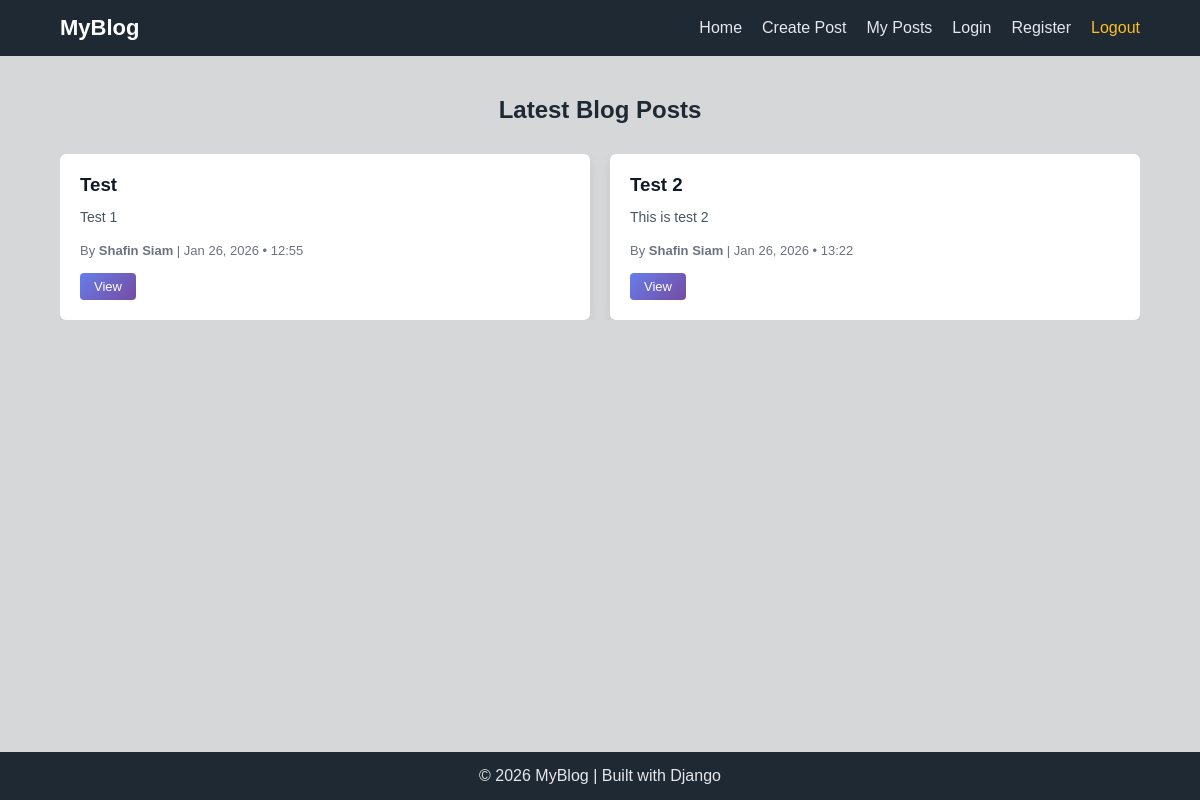
The app's page /, older data.
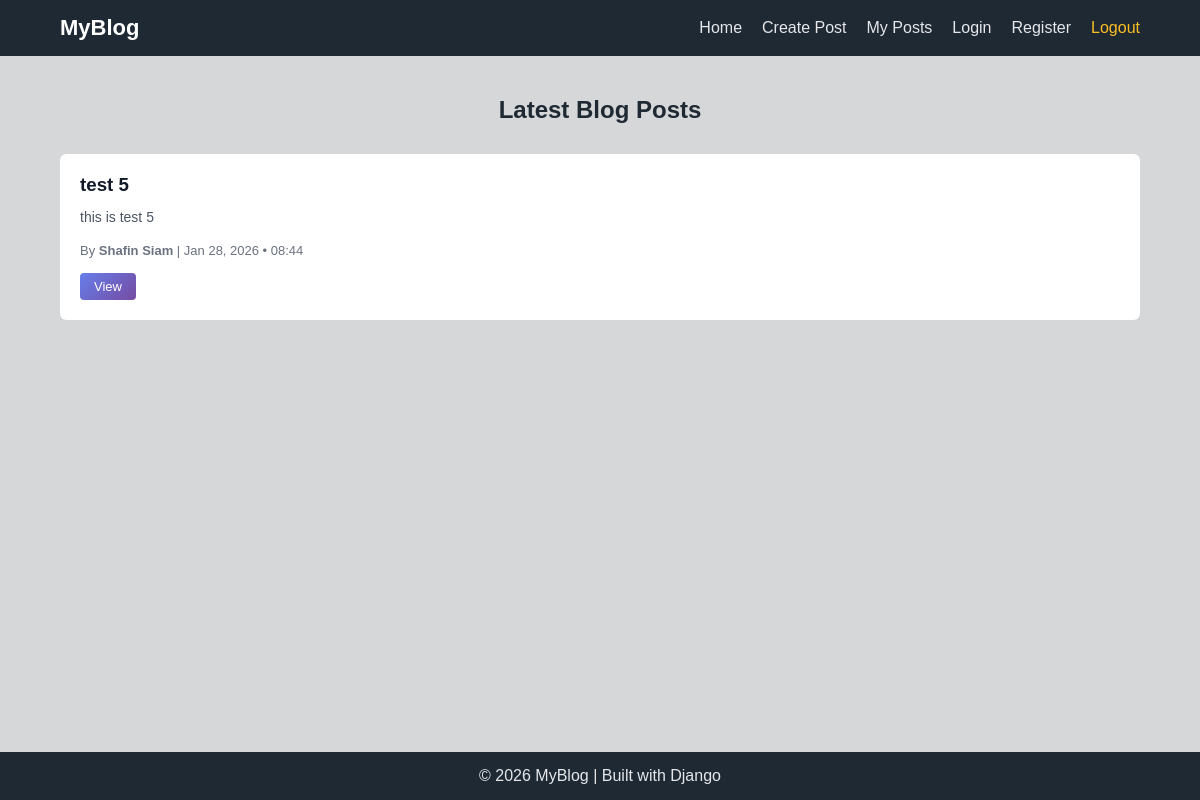
The same page, newer data.
### blogapp/models.py (models this page shows, shortened)
class Post(models.Model):
    title = models.CharField(max_length=100)
    description = models.TextField()
    created_by = models.ForeignKey(User, on_delete=models.CASCADE)
    created_at = models.DateTimeField(auto_now_add=True)

### blogapp/views.py (the view)
# urls.py: 2. Add a URL to urlpatterns:  path('', views.home, name='home')
def home(request):
    if request.method == 'GET':
        post_list = Post.objects.all()
        return render(request, 'home/home.html' , {'post_list': post_list})
    return render(request, 'home/home.html')

### blogapp/templates/home/home.html (shortened to what this page needs)
{% extends 'base.html' %}
{% block content %}
<h2>Latest Blog Posts</h2>
<div class="posts">
    {% for post in post_list %}
        <div class="post-card">
            <h3>{{ post.title }}</h3>
            <p>{{ post.description }}</p>
            <div class="post-footer">
                By <strong>
                    {{ post.created_by.get_full_name|default:post.created_by.username }}
                </strong>
                | {{ post.created_at|date:"M d, Y • H:i" }}
            </div>
            <div class="post-actions">
                <a href="{% url 'post_detail' post.id %}" class="view-btn">
                    View
                </a>
            </div>
        </div>
    {% empty %}
        <p>No posts yet.</p>
    {% endfor %}
</div>
{% endblock %}

Row changes from the older to the newer data that the page shows:
removed Post: title "Test", description "Test 1", created_by.get_full_name "Shafin Siam", created_at "Jan 26, 2026 • 12:55"
removed Post: title "Test 2", description "This is test 2", created_by.get_full_name "Shafin Siam", created_at "Jan 26, 2026 • 13:22"
added Post: title "test 5", description "this is test 5", created_by.get_full_name "Shafin Siam", created_at "Jan 28, 2026 • 08:44"
